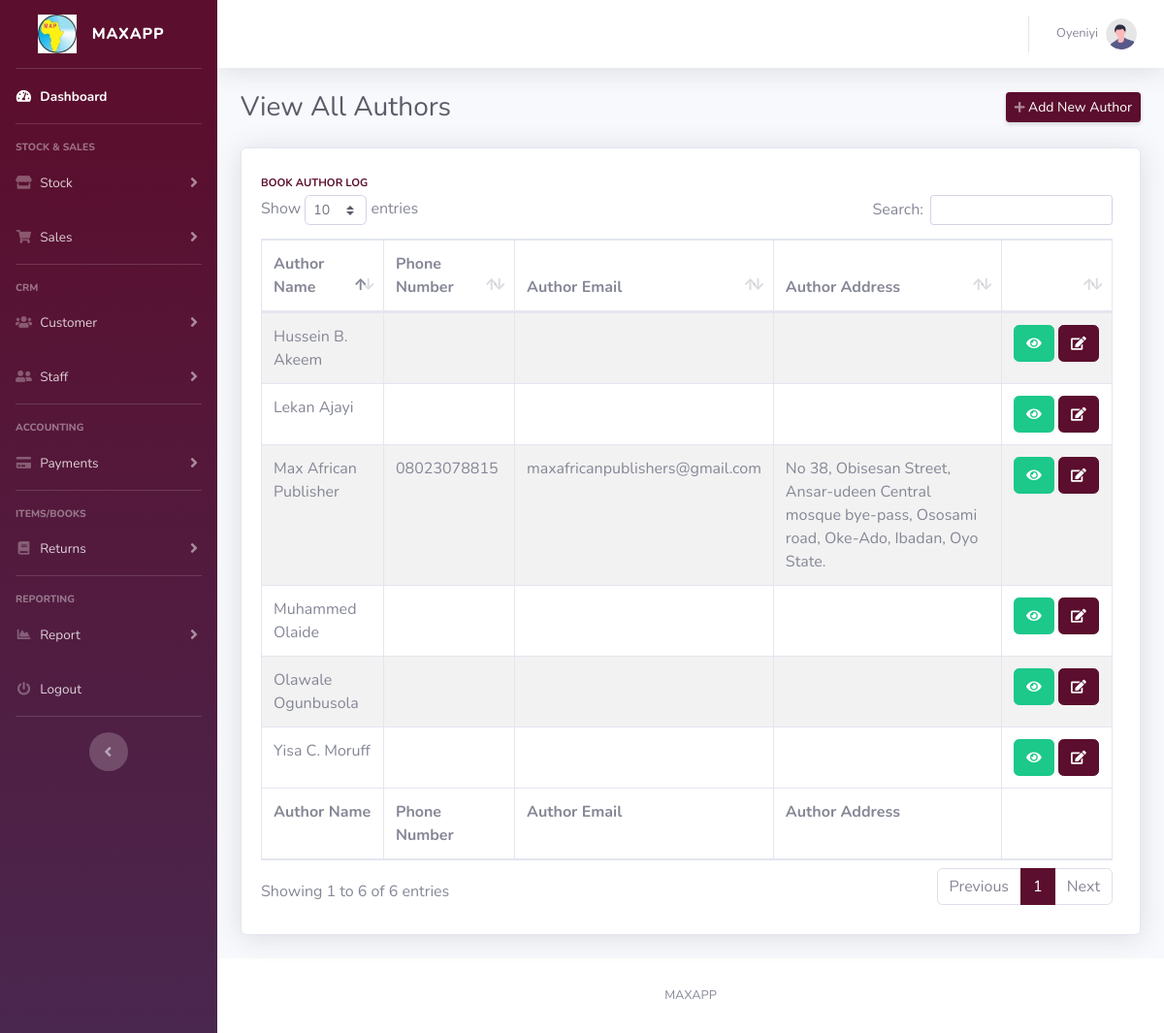
Page /viewauthor.php (signed in) on the committed database.
### tables this page shows
CREATE TABLE `vendors_table` (
  `vendor_id` bigint(20) NOT NULL,
  `vendor_name` varchar(1000) NOT NULL,
  `vendor_phone` varchar(50) NOT NULL,
  `vendor_email` varchar(1000) NOT NULL,
  `vendor_address` varchar(2000) NOT NULL,
  `add_date` datetime NOT NULL DEFAULT current_timestamp()
);

### classes/DataConnect.class.php (called while the page is built, shortened)
<?php
    class DataConnect{
        protected function connect(){
            $this->servername = "localhost";
            $this->username = "root";
            $this->password = "";
            $this->dbname = "maxventory";
            $datasourcename = 'mysql:host='.$this->servername.';dbname='.$this->dbname;
            $konet = new PDO($datasourcename, $this->username, $this->password);
            $konet->setAttribute(PDO::ATTR_DEFAULT_FETCH_MODE, PDO::FETCH_ASSOC);
            $konet->setAttribute(PDO::ATTR_ERRMODE, PDO::ERRMODE_EXCEPTION);
            return $konet;
        }
    }

### classes/BookModel.class.php (called while the page is built, shortened)
<?php
    class BookModel extends DataConnect{
        protected function getAllAuthor(){
            try{
                $getAuthor = "SELECT * FROM vendors_table ORDER BY vendor_id DESC";
                $authorStmt = $this->connect()->query($getAuthor);
                $results = $authorStmt->fetchAll();
                return $results;
            }
            catch (PDOException $ex)
            {
                $ex->getMessage();
            }
        }
    }

### classes/BookController.class.php (called while the page is built, shortened)
<?php
    class BookController extends BookModel{
        public function showAuthors(){
            $author = $this->getAllAuthor();
        }
    }

### viewauthor.php (the view, shortened to what this page needs)
<!DOCTYPE html>
<html lang="en">
<head>
    <?php $pageTitle = "View All Authors"; ?>
    <?php include('partial/header.part.php') ?>
    <link href="vendor/datatables/dataTables.bootstrap4.min.css" rel="stylesheet">
</head>
<body id="page-top">
    <div id="wrapper">
        <?php include('partial/navbar.part.php') ?>
        <div id="content-wrapper" class="d-flex flex-column">
            <div id="content">
                <nav class="navbar navbar-expand navbar-light bg-white topbar mb-4 static-top shadow">
                    <?php include('partial/topbar.part.php') ?>
                </nav>
                <div class="container-fluid">
                    <div class="d-sm-flex align-items-center justify-content-between mb-4">
                        <h1 class="h3 mb-0 text-gray-800"><?=$pageTitle ?></h1>
                        <a href="newauthor" class="d-none d-sm-inline-block btn btn-sm btn-primary shadow-sm"><i
                                class="fas fa-plus fa-sm text-white-50"></i> Add New Author</a>
                    </div>
                    <div class="row">
                        <?php $gatAuthor = new BookController(); $gatAuthor->showAuthors(); ?>
                        <div class="col-xl-12 col-md-12 mb-4">
                            <div class="card shadow h-100 py-2">
                                <div class="card-body">
                                    <div class="row no-gutters align-items-center">
                                        <div class="col mr-2">
                                            <div class="text-xs font-weight-bold text-primary text-uppercase mb-1">
                                                Book Author Log</div>
                                                <div class="table-responsive">
                                                    <table class="table table-bordered table-striped" id="dataTable" width="100%" cellspacing="0">
                                                        <thead>
                                                            <tr>
                                                                <th>Author Name</th>
                                                                <th>Phone Number</th>
                                                                <th>Author Email</th>
                                                                <th>Author Address</th>
                                                                <th width="13%">&nbsp;</th>
                                                            </tr>
                                                        </thead>
                                                        <tfoot>
                                                            <tr>
                                                                <th>Author Name</th>
                                                                <th>Phone Number</th>
                                                                <th>Author Email</th>
                                                                <th>Author Address</th>
                                                                <th>&nbsp;</th>
                                                            </tr>
                                                        </tfoot>
                                                        <tbody>
                                                            <?php foreach ($author as $author) { ?>
                                                            <tr>
                                                                <td><?=$author['vendor_name'] ?></td>
                                                                <td><?=$author['vendor_phone'] ?></td>
                                                                <td><?=$author['vendor_email'] ?></td>
                                                                <td><?=$author['vendor_address'] ?></td>
                                                                <td><a href="authordetail?vendorid=<?=$author['vendor_id'] ?>" class="btn btn-success" data-toggle="tooltip"
                                                                data-placement="top" title="View Author Details"><i class="fas fa-eye fa-sm text-white-70"></i></a>
                                                                <?php if ($_SESSION['role'] == "Managing Director" || $_SESSION['role'] == "Warehouse Manager" ){ ?>
                                                                <a href="editauthor?vendorid=<?=$author['vendor_id'] ?>" class="btn btn-primary" data-toggle="tooltip"
                                                                data-placement="top" title="Edit Author Details"><i class="fas fa-edit fa-sm text-white-70"></i></a>
                                                                <?php }?>
                                                                </td>
                                                            </tr>
                                                            <?php } ?>
                                                        </tbody>
                                                    </table>
                                                </div>
                                        </div>
                                    </div>
                                </div>
                            </div>
                        </div>
                    </div>
                </div>
            </div>
            <footer class="sticky-footer bg-white">
                <div class="container my-auto">
                    <div class="copyright text-center my-auto">
                        <span>MAXAPP</span>
                    </div>
                </div>
            </footer>
        </div>
    </div>
</body>
</html>

### rows in the picture
vendors_table: vendor_name "Yisa C. Moruff"
vendors_table: vendor_name "Olawale Ogunbusola"
vendors_table: vendor_name "Muhammed Olaide"
vendors_table: vendor_name "Lekan Ajayi"
vendors_table: vendor_name "Hussein B. Akeem"
vendors_table: vendor_name "Max African Publisher", vendor_phone "08023078815", vendor_email "maxafricanpublishers@gmail.com", vendor_address "No 38, Obisesan Street, Ansar-udeen Central mosque bye-pass, Ososami road, Oke-Ado, Ibadan, Oyo State."

### other values in the picture
$_SESSION['userfname'] "Oyeniyi"
$pageTitle "View All Authors"
